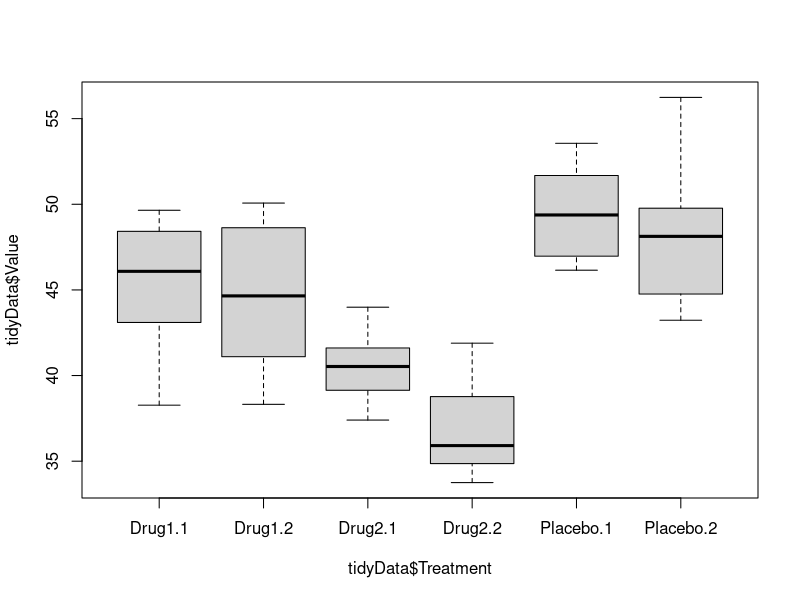

The R script that drew this image:
## ---- chunk 1
library(tidyr)
messyData <- read.delim("clinicalData.txt")
messyData
## ---- chunk 2
## Your answer here
tidyData <- gather(messyData, key = Treatment, value = Value, -Subject)
tidyData
boxplot(tidyData$Value~tidyData$Treatment)
## ---- chunk 3
spread(tidyData, key = Treatment,value=Value)
## ---- chunk 4
separate(tidyData, "Treatment",into=c("Treatment","Replicate"))
## ---- chunk 5
library(dplyr)
library(stringr)

patients <- read.delim("patient-data.txt")
patients <- tbl_df(patients)
## ---- chunk 6
select(patients, Height:Grade_Level)
## ---- chunk 7
select(patients, Height:Grade_Level, -Pet)
## ---- chunk 8
select(patients, contains("eight"))
select(patients, ends_with("eight"))
## ---- chunk 9
select(patients, order(colnames(patients)))
select(patients, which(nchar(colnames(patients)) < 4))
## ---- chunk 10
patients_clean <- mutate(patients, Sex = factor(str_trim(Sex)))
patients_clean <- mutate(patients_clean, Height = as.numeric(str_replace_all(Height,pattern = "cm", "")))
patients_clean <- mutate(patients_clean, Weight = as.numeric(str_replace_all(patients_clean$Weight,"kg", "")))
patients_clean <- mutate(patients_clean, BMI = (Weight/(Height/100)^2), Overweight = BMI > 25)
patients_clean <- mutate(patients_clean, Smokes = str_replace_all(Smokes, "Yes", "TRUE"))
patients_clean <- mutate(patients_clean, Smokes = as.logical(str_replace_all(Smokes, "No", "FALSE")))
patients_clean
